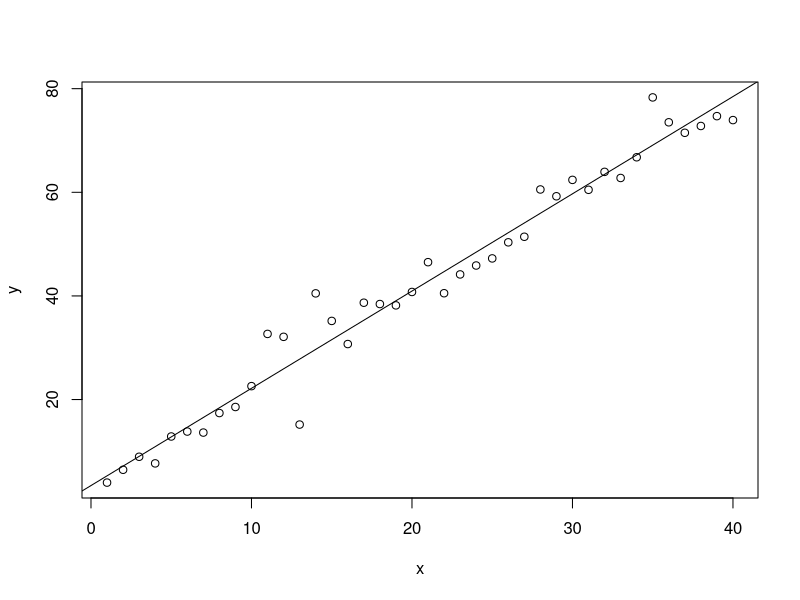
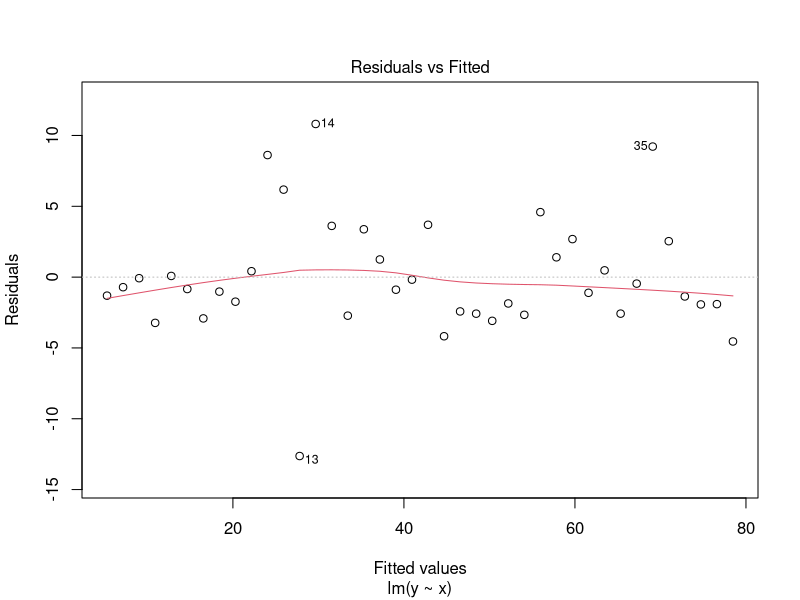
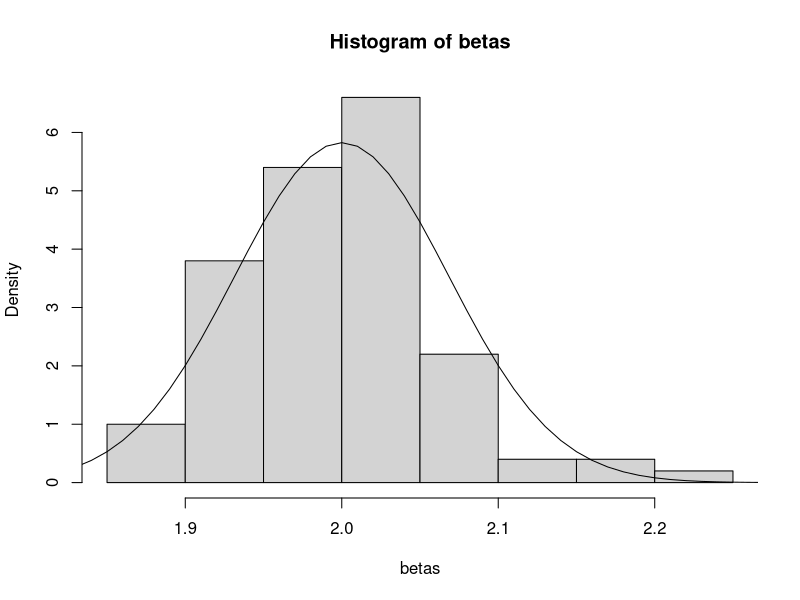
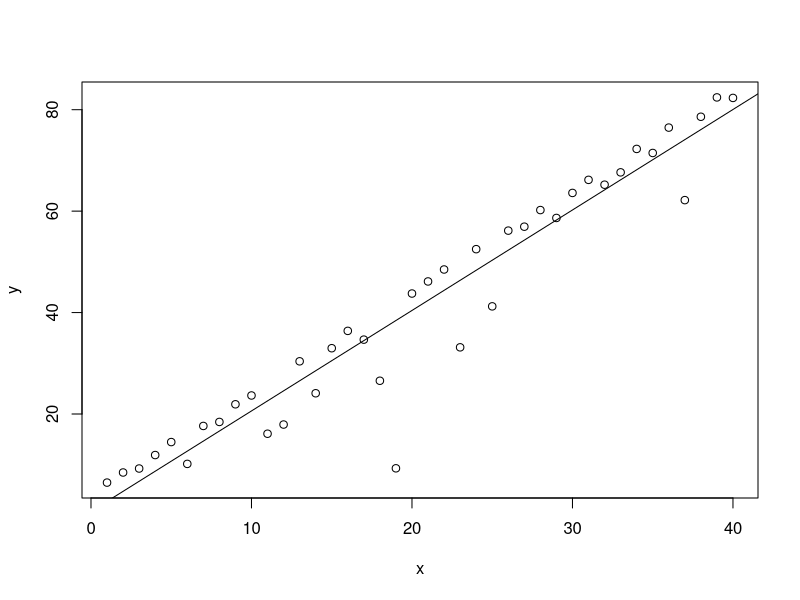
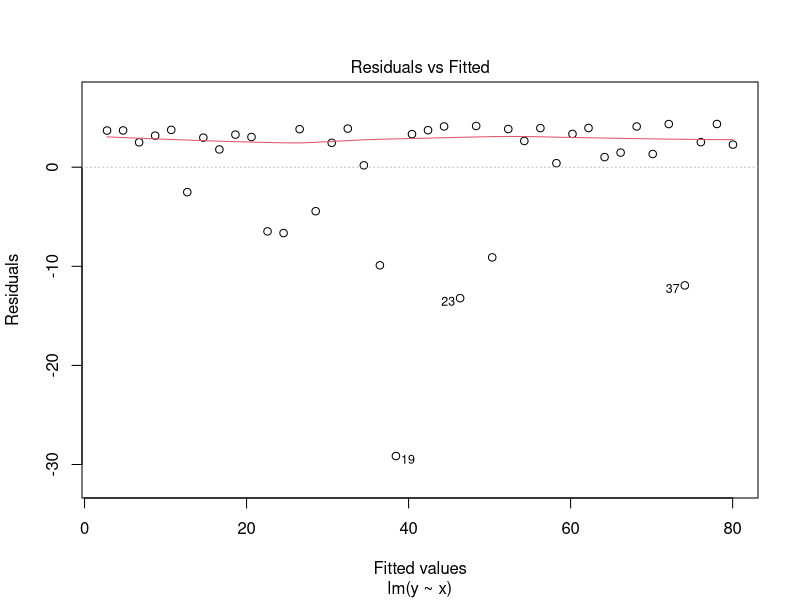
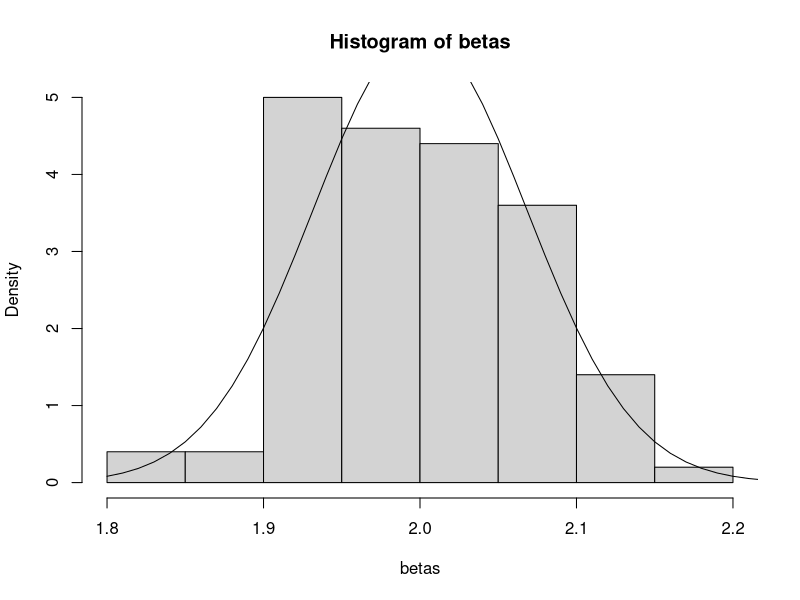
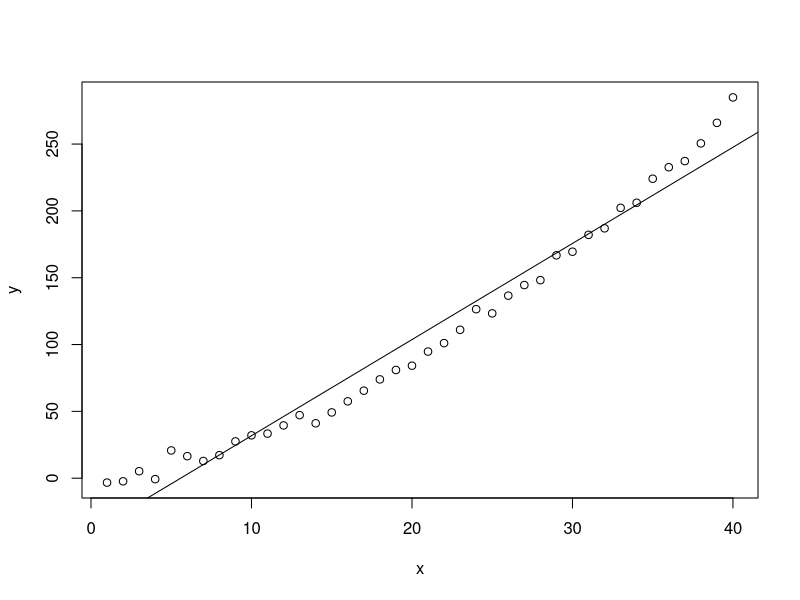
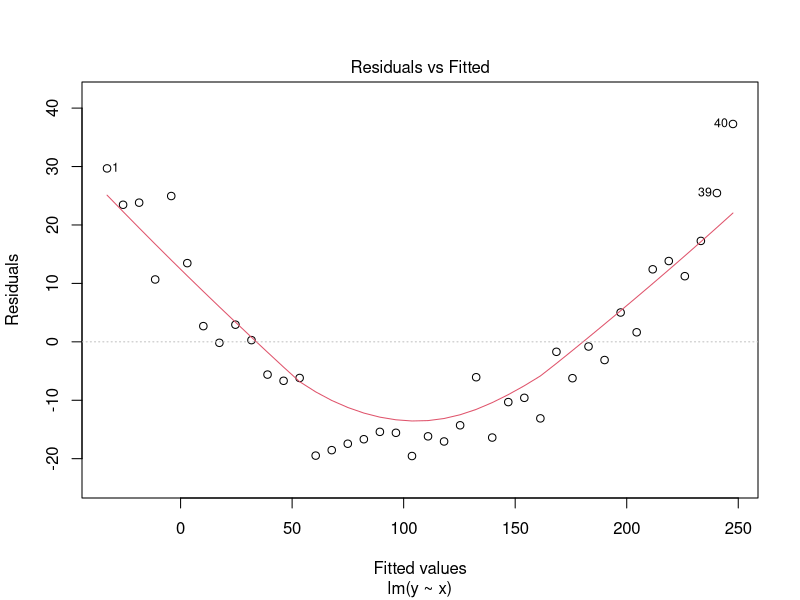

Here is the R script that generated these plots, in order:
## ---- chunk 1
knitr::opts_chunk$set(echo = TRUE)

## ---- chunk 2

# Initialise Fixed X vales
iters = 100
x   <- seq(1, 40, 1)  
betas <- numeric(iters)

# Conduct 100 Regressions
for(i in 1:iters){
  
  # Generate y's by linear function(x) + error
  y   <- 1 + 2 * x + 5 * rnorm(length(x)) 
  
  # Fit regression line
  reg <- lm(y ~ x)
  betas[i] = reg$coefficients['x']
}

## ---- chunk 3
plot(x, y)
abline(reg)
plot(reg, which = 1)
## ---- chunk 4
slopeMean <- mean(betas)
slopeSD <- sd(betas)

sprintf('Mean of Slopes: %f',slopeMean)
sprintf('Standard Deviation of Slopes: %f', slopeSD)

## ---- chunk 5
TheoMeanSlope = 2
TheoVarSlope= (5**2)/sum((x - mean(x))**2)
sprintf('Theoretical Variance of Slopes: %f', TheoVarSlope)

## ---- chunk 6

hist(betas, freq = FALSE)
lines(seq(1.8, 2.3, by = 0.01), dnorm(seq(1.8, 2.3, by = 0.01), mean= TheoMeanSlope, sd = sqrt(TheoVarSlope)))

## ---- chunk 7

# Conduct 100 Regressions
for(i in 1:iters){
  
  # Generate y's by linear function(x) + error
  y <- 1 + 2 * x + 5 * (1 - rchisq(length(x), df = 1)) / sqrt(2)
  
  # Fit regression line
  reg <- lm(y ~ x)
  betas[i] = reg$coefficients['x']
}

plot(x, y)
abline(reg)
plot(reg, which = 1)

slopeMean <- mean(betas)
slopeSD <- sd(betas)

sprintf('Mean of Slopes: %f',slopeMean)
sprintf('Standard Deviation of Slopes: %f', slopeSD)

hist(betas, freq = FALSE)
lines(seq(1.8, 2.3, by = 0.01), dnorm(seq(1.8, 2.3, by = 0.01), mean= TheoMeanSlope, sd = sqrt(TheoVarSlope)))


## ---- chunk 8

# Conduct 100 Regressions
for(i in 1:iters){
  
  # Generate y's by linear function(x) + error
  y <- 1 + 2 * x + 5 * rnorm(length(x), mean = x^2 / 40 - 1, sd = 1)
  
  # Fit regression line
  reg <- lm(y ~ x)
  betas[i] = reg$coefficients['x']
}

plot(x, y)
abline(reg)
plot(reg, which = 1)

slopeMean <- mean(betas)
slopeSD <- sd(betas)

sprintf('Mean of Slopes: %f',slopeMean)
sprintf('Standard Deviation of Slopes: %f', slopeSD)

hist(betas, freq = FALSE)
lines(seq(1.8, 2.3, by = 0.01), dnorm(seq(1.8, 2.3, by = 0.01), mean= TheoMeanSlope, sd = sqrt(TheoVarSlope)))


## ---- chunk 9

# Conduct 100 Regressions
for(i in 1:iters){
  
  # Generate y's by linear function(x) + error
  require(MASS)
        Sigma <- toeplitz(c(seq(from = 1, to = 0, by = -0.1), rep(0, 29)))
        y   <- 1 + 2 * x + 5 * mvrnorm(n = 1, mu = rep(0, length(x)), Sigma = Sigma)
  
  # Fit regression line
  reg <- lm(y ~ x)
  betas[i] = reg$coefficients['x']
}

plot(x, y)
abline(reg)
plot(reg, which = 1)

slopeMean <- mean(betas)
slopeSD <- sd(betas)

sprintf('Mean of Slopes: %f',slopeMean)
sprintf('Standard Deviation of Slopes: %f', slopeSD)

hist(betas, freq = FALSE)
lines(seq(1.8, 2.3, by = 0.01), dnorm(seq(1.8, 2.3, by = 0.01), mean= TheoMeanSlope, sd = sqrt(TheoVarSlope)))


## ---- chunk 10

# Conduct 100 Regressions
for(i in 1:iters){
  
  # Generate y's by linear function(x) + error
  y <- 1 + 2 * x + 5 * rnorm(length(x), mean = 0, sd = x / 20)
  
  # Fit regression line
  reg <- lm(y ~ x)
  betas[i] = reg$coefficients['x']
}

plot(x, y)
abline(reg)
plot(reg, which = 1)

slopeMean <- mean(betas)
slopeSD <- sd(betas)

sprintf('Mean of Slopes: %f',slopeMean)
sprintf('Standard Deviation of Slopes: %f', slopeSD)

hist(betas, freq = FALSE)
lines(seq(1.8, 2.3, by = 0.01), dnorm(seq(1.8, 2.3, by = 0.01), mean= TheoMeanSlope, sd = sqrt(TheoVarSlope)))


